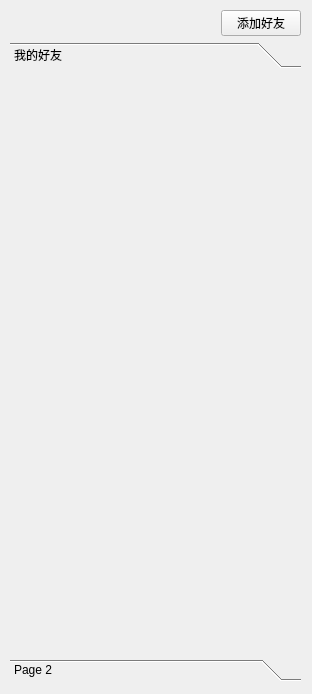
<?xml version="1.0" encoding="UTF-8"?>
<ui version="4.0">
 <class>login</class>
 <widget class="QWidget" name="login">
  <property name="geometry">
   <rect>
    <x>0</x>
    <y>0</y>
    <width>312</width>
    <height>694</height>
   </rect>
  </property>
  <property name="windowTitle">
   <string>Form</string>
  </property>
  <widget class="QWidget" name="widget_2" native="true">
   <property name="geometry">
    <rect>
     <x>10</x>
     <y>10</y>
     <width>291</width>
     <height>671</height>
    </rect>
   </property>
   <layout class="QVBoxLayout" name="verticalLayout">
    <property name="leftMargin">
     <number>0</number>
    </property>
    <property name="topMargin">
     <number>0</number>
    </property>
    <property name="rightMargin">
     <number>0</number>
    </property>
    <property name="bottomMargin">
     <number>0</number>
    </property>
    <item>
     <widget class="QWidget" name="widget" native="true">
      <layout class="QHBoxLayout" name="horizontalLayout">
       <property name="leftMargin">
        <number>0</number>
       </property>
       <property name="topMargin">
        <number>0</number>
       </property>
       <property name="rightMargin">
        <number>0</number>
       </property>
       <property name="bottomMargin">
        <number>0</number>
       </property>
       <item>
        <spacer name="horizontalSpacer">
         <property name="orientation">
          <enum>Qt::Horizontal</enum>
         </property>
         <property name="sizeHint" stdset="0">
          <size>
           <width>40</width>
           <height>20</height>
          </size>
         </property>
        </spacer>
       </item>
       <item>
        <widget class="QPushButton" name="pushButton">
         <property name="text">
          <string>添加好友</string>
         </property>
        </widget>
       </item>
      </layout>
     </widget>
    </item>
    <item>
     <widget class="QToolBox" name="toolBox">
      <property name="currentIndex">
       <number>0</number>
      </property>
      <widget class="QWidget" name="page">
       <property name="geometry">
        <rect>
         <x>0</x>
         <y>0</y>
         <width>291</width>
         <height>583</height>
        </rect>
       </property>
       <attribute name="label">
        <string>我的好友</string>
       </attribute>
       <layout class="QVBoxLayout" name="vlayout"/>
      </widget>
      <widget class="QWidget" name="page_2">
       <property name="geometry">
        <rect>
         <x>0</x>
         <y>0</y>
         <width>291</width>
         <height>583</height>
        </rect>
       </property>
       <attribute name="label">
        <string>Page 2</string>
       </attribute>
      </widget>
     </widget>
    </item>
   </layout>
  </widget>
 </widget>
 <resources/>
 <connections/>
</ui>
